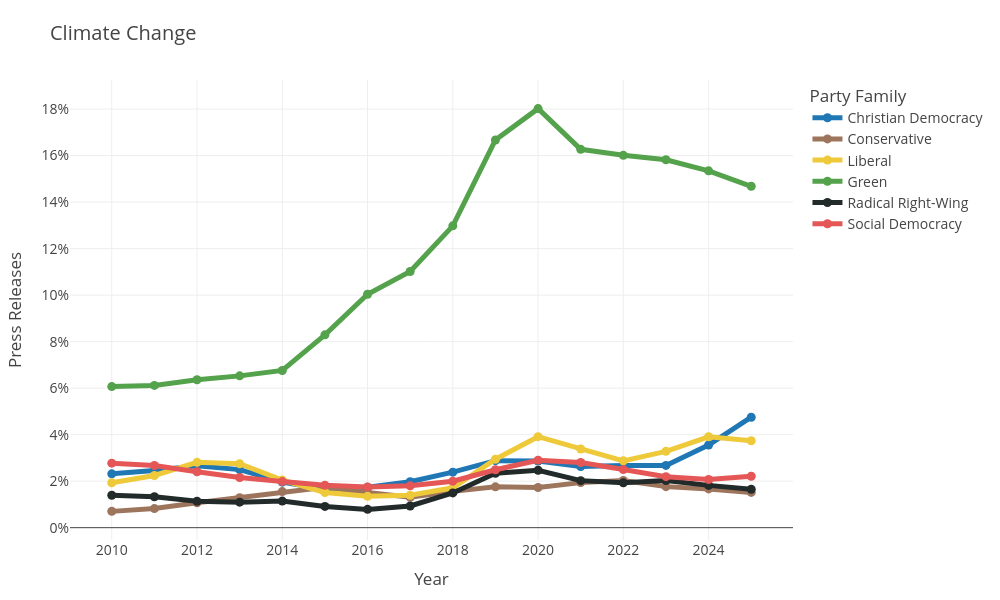
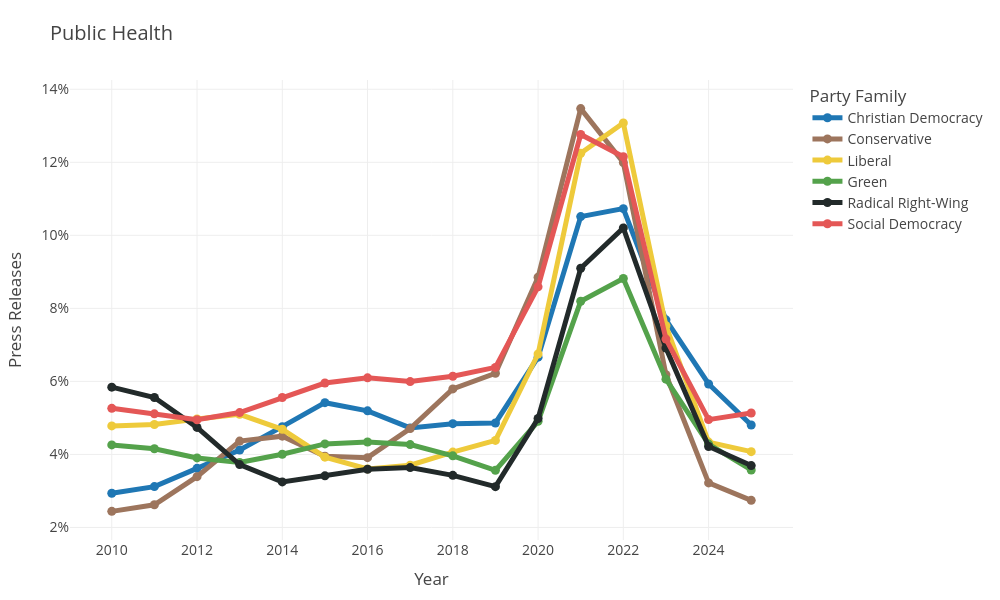
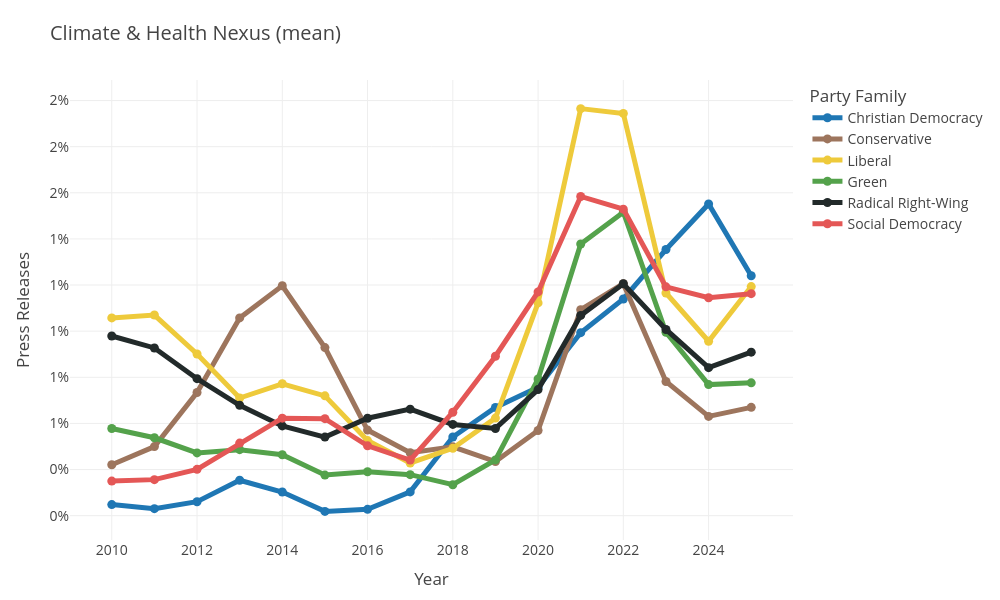
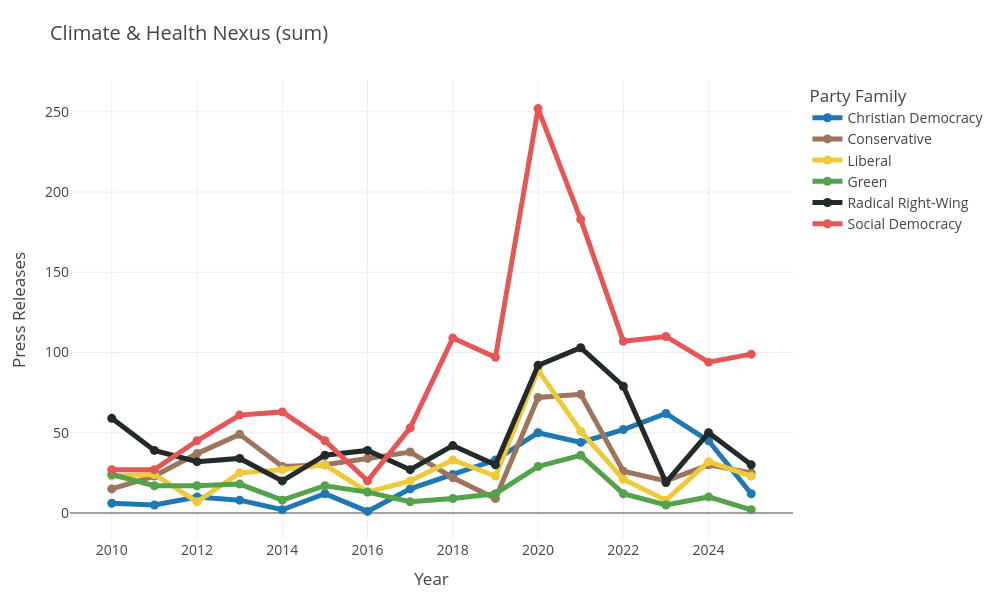

Write notebook code for charts like these, in order.
### Code cell
# Generate individual subplot figures as separate PDFs

subplot_configs = {
    'environment_climate_issue1_mean': {
        'title': 'Climate Change',
        'filename': 'indicator_5_3_3_climate_change.pdf',
        'format_pct': True
    },
    'healthcare_issue1_mean': {
        'title': 'Public Health',
        'filename': 'indicator_5_3_3_public_health.pdf',
        'format_pct': True
    },
    'climate_health_mean': {
        'title': 'Climate & Health Nexus (mean)',
        'filename': 'indicator_5_3_3_nexus_mean.pdf',
        'format_pct': True
    },
    'climate_health_sum': {
        'title': 'Climate & Health Nexus (sum)',
        'filename': 'indicator_5_3_3_nexus_sum.pdf',
        'format_pct': False
    }
}

def create_single_subplot(df, col, config, save_path, party_colors=party_colors):
    """Create a single subplot figure and save it as PDF."""
    
    fig = go.Figure()
    
    for party_family in party_colors.keys():
        subset = df[df['party_family'] == party_family].copy()
        
        # Smooth rate/percentage columns only — integer counts must not be smoothed
        if col not in COUNT_COLS:
            subset[col] = subset[col].rolling(window=2, min_periods=1).mean()
            subset[col] = subset[col].rolling(window=2, min_periods=1).mean()
        
        fig.add_trace(go.Scatter(
            x=subset['year'],
            y=subset[col],
            mode='lines+markers',
            name=party_family,
            line=dict(color=party_colors[party_family], width=5),
        ))
    
    # Update layout
    fig.update_layout(
        title=config['title'],
        xaxis_title='Year',
        yaxis_title='Press Releases',
        title_x=0.05,
        legend_title='Party Family',
        hovermode='x unified',
        width=1000,
        height=600,
        template='presentation',
        font=dict(size=14),
        margin=dict(l=70, r=50, t=80, b=60)
    )
    
    # Format y-axis as percentage if needed
    if config['format_pct']:
        fig.update_yaxes(tickformat=".0%")
    
    # Save figure
    fig.write_image(save_path, scale=5)
    print(f"Saved: {save_path}")
    fig.show()

# Generate each individual subplot
for col, config in subplot_configs.items():
    save_path = f"../appendix/{config['filename']}"
    create_single_subplot(df, col, config, save_path, party_colors)

### Figure 1 — Plotly figure (JSON) as saved in the notebook; plotly's stock layout.template omitted (floating-point values rounded to 4 significant figures)
{"data": [{"line": {"color": "#1f77b4", "width": 5}, "mode": "lines+markers", "name": "Christian Democracy", "type": "scatter", "x": [2010.0, 2011.0, 2012.0, 2013.0, 2014.0, 2015.0, 2016.0, 2017.0, 2018.0, 2019.0, 2020.0, 2021.0, 2022.0, 2023.0, 2024.0, 2025.0], "y": [0.02316, 0.02457, 0.02667, 0.02496, 0.01958, 0.01642, 0.0174, 0.01977, 0.02389, 0.02882, 0.02867, 0.02632, 0.0267, 0.02678, 0.03557, 0.0475]}, {"line": {"color": "#9D755D", "width": 5}, "mode": "lines+markers", "name": "Conservative", "type": "scatter", "x": [2010.0, 2011.0, 2012.0, 2013.0, 2014.0, 2015.0, 2016.0, 2017.0, 2018.0, 2019.0, 2020.0, 2021.0, 2022.0, 2023.0, 2024.0, 2025.0], "y": [0.007013, 0.008218, 0.0107, 0.0129, 0.01552, 0.01733, 0.01516, 0.01309, 0.01562, 0.01756, 0.01727, 0.01938, 0.02029, 0.01765, 0.01667, 0.01516]}, {"line": {"color": "#EECA3B", "width": 5}, "mode": "lines+markers", "name": "Liberal", "type": "scatter", "x": [2010.0, 2011.0, 2012.0, 2013.0, 2014.0, 2015.0, 2016.0, 2017.0, 2018.0, 2019.0, 2020.0, 2021.0, 2022.0, 2023.0, 2024.0, 2025.0], "y": [0.01931, 0.02244, 0.02811, 0.0275, 0.02047, 0.01513, 0.01349, 0.01393, 0.01716, 0.02943, 0.03913, 0.03384, 0.02873, 0.03282, 0.03908, 0.03737]}, {"line": {"color": "#54A24B", "width": 5}, "mode": "lines+markers", "name": "Green", "type": "scatter", "x": [2010.0, 2011.0, 2012.0, 2013.0, 2014.0, 2015.0, 2016.0, 2017.0, 2018.0, 2019.0, 2020.0, 2021.0, 2022.0, 2023.0, 2024.0, 2025.0], "y": [0.06066, 0.06116, 0.06362, 0.06528, 0.06761, 0.08292, 0.1004, 0.1102, 0.1298, 0.1667, 0.1802, 0.1627, 0.1601, 0.1582, 0.1534, 0.1468]}, {"line": {"color": "#222A2A", "width": 5}, "mode": "lines+markers", "name": "Radical Right-Wing", "type": "scatter", "x": [2010.0, 2011.0, 2012.0, 2013.0, 2014.0, 2015.0, 2016.0, 2017.0, 2018.0, 2019.0, 2020.0, 2021.0, 2022.0, 2023.0, 2024.0, 2025.0], "y": [0.01394, 0.01332, 0.01137, 0.01099, 0.01143, 0.009146, 0.007876, 0.009337, 0.01495, 0.02338, 0.02471, 0.02023, 0.0193, 0.02025, 0.01818, 0.01651]}, {"line": {"color": "#E45756", "width": 5}, "mode": "lines+markers", "name": "Social Democracy", "type": "scatter", "x": [2010.0, 2011.0, 2012.0, 2013.0, 2014.0, 2015.0, 2016.0, 2017.0, 2018.0, 2019.0, 2020.0, 2021.0, 2022.0, 2023.0, 2024.0, 2025.0], "y": [0.02773, 0.02675, 0.02405, 0.02156, 0.01983, 0.01823, 0.01752, 0.01801, 0.02, 0.02492, 0.02902, 0.02804, 0.02499, 0.02193, 0.02073, 0.02209]}], "layout": {"font": {"size": 14}, "height": 600, "hovermode": "x unified", "legend": {"title": {"text": "Party Family"}}, "margin": {"b": 60, "l": 70, "r": 50, "t": 80}, "title": {"text": "Climate Change", "x": 0.05}, "width": 1000, "xaxis": {"title": {"text": "Year"}}, "yaxis": {"tickformat": ".0%", "title": {"text": "Press Releases"}}}}

### Figure 2 — Plotly figure (JSON) as saved in the notebook; plotly's stock layout.template omitted (floating-point values rounded to 4 significant figures)
{"data": [{"line": {"color": "#1f77b4", "width": 5}, "mode": "lines+markers", "name": "Christian Democracy", "type": "scatter", "x": [2010.0, 2011.0, 2012.0, 2013.0, 2014.0, 2015.0, 2016.0, 2017.0, 2018.0, 2019.0, 2020.0, 2021.0, 2022.0, 2023.0, 2024.0, 2025.0], "y": [0.02936, 0.03118, 0.03619, 0.0412, 0.0476, 0.05417, 0.05194, 0.04726, 0.04842, 0.04861, 0.06664, 0.1051, 0.1073, 0.07685, 0.0593, 0.04804]}, {"line": {"color": "#9D755D", "width": 5}, "mode": "lines+markers", "name": "Conservative", "type": "scatter", "x": [2010.0, 2011.0, 2012.0, 2013.0, 2014.0, 2015.0, 2016.0, 2017.0, 2018.0, 2019.0, 2020.0, 2021.0, 2022.0, 2023.0, 2024.0, 2025.0], "y": [0.0244, 0.02622, 0.03392, 0.04366, 0.045, 0.03949, 0.03912, 0.04708, 0.05793, 0.06222, 0.08853, 0.1347, 0.1199, 0.06184, 0.03219, 0.02743]}, {"line": {"color": "#EECA3B", "width": 5}, "mode": "lines+markers", "name": "Liberal", "type": "scatter", "x": [2010.0, 2011.0, 2012.0, 2013.0, 2014.0, 2015.0, 2016.0, 2017.0, 2018.0, 2019.0, 2020.0, 2021.0, 2022.0, 2023.0, 2024.0, 2025.0], "y": [0.04782, 0.0482, 0.0497, 0.05098, 0.04688, 0.03925, 0.03603, 0.03706, 0.04064, 0.04384, 0.0675, 0.1225, 0.1308, 0.07523, 0.04338, 0.04075]}, {"line": {"color": "#54A24B", "width": 5}, "mode": "lines+markers", "name": "Green", "type": "scatter", "x": [2010.0, 2011.0, 2012.0, 2013.0, 2014.0, 2015.0, 2016.0, 2017.0, 2018.0, 2019.0, 2020.0, 2021.0, 2022.0, 2023.0, 2024.0, 2025.0], "y": [0.04261, 0.04154, 0.03904, 0.0378, 0.04006, 0.04288, 0.0434, 0.04269, 0.03961, 0.03565, 0.04905, 0.08194, 0.08819, 0.06061, 0.04284, 0.03575]}, {"line": {"color": "#222A2A", "width": 5}, "mode": "lines+markers", "name": "Radical Right-Wing", "type": "scatter", "x": [2010.0, 2011.0, 2012.0, 2013.0, 2014.0, 2015.0, 2016.0, 2017.0, 2018.0, 2019.0, 2020.0, 2021.0, 2022.0, 2023.0, 2024.0, 2025.0], "y": [0.05841, 0.05558, 0.04739, 0.03723, 0.03247, 0.03413, 0.03595, 0.0364, 0.03427, 0.03118, 0.04985, 0.09098, 0.102, 0.06915, 0.04217, 0.03695]}, {"line": {"color": "#E45756", "width": 5}, "mode": "lines+markers", "name": "Social Democracy", "type": "scatter", "x": [2010.0, 2011.0, 2012.0, 2013.0, 2014.0, 2015.0, 2016.0, 2017.0, 2018.0, 2019.0, 2020.0, 2021.0, 2022.0, 2023.0, 2024.0, 2025.0], "y": [0.05262, 0.05111, 0.04949, 0.05146, 0.05559, 0.05954, 0.06097, 0.05995, 0.06139, 0.06383, 0.08589, 0.1276, 0.1215, 0.07159, 0.04953, 0.05134]}], "layout": {"font": {"size": 14}, "height": 600, "hovermode": "x unified", "legend": {"title": {"text": "Party Family"}}, "margin": {"b": 60, "l": 70, "r": 50, "t": 80}, "title": {"text": "Public Health", "x": 0.05}, "width": 1000, "xaxis": {"title": {"text": "Year"}}, "yaxis": {"tickformat": ".0%", "title": {"text": "Press Releases"}}}}

### Figure 3 — Plotly figure (JSON) as saved in the notebook; plotly's stock layout.template omitted (floating-point values rounded to 4 significant figures)
{"data": [{"line": {"color": "#1f77b4", "width": 5}, "mode": "lines+markers", "name": "Christian Democracy", "type": "scatter", "x": [2010.0, 2011.0, 2012.0, 2013.0, 2014.0, 2015.0, 2016.0, 2017.0, 2018.0, 2019.0, 2020.0, 2021.0, 2022.0, 2023.0, 2024.0, 2025.0], "y": [0.002481, 0.002306, 0.002606, 0.003535, 0.003026, 0.002187, 0.002276, 0.003031, 0.00541, 0.006695, 0.007572, 0.009935, 0.0114, 0.01354, 0.01552, 0.0124]}, {"line": {"color": "#9D755D", "width": 5}, "mode": "lines+markers", "name": "Conservative", "type": "scatter", "x": [2010.0, 2011.0, 2012.0, 2013.0, 2014.0, 2015.0, 2016.0, 2017.0, 2018.0, 2019.0, 2020.0, 2021.0, 2022.0, 2023.0, 2024.0, 2025.0], "y": [0.004208, 0.004995, 0.007339, 0.01057, 0.01197, 0.009289, 0.005711, 0.004727, 0.004986, 0.004349, 0.005695, 0.01093, 0.01206, 0.007817, 0.006304, 0.006696]}, {"line": {"color": "#EECA3B", "width": 5}, "mode": "lines+markers", "name": "Liberal", "type": "scatter", "x": [2010.0, 2011.0, 2012.0, 2013.0, 2014.0, 2015.0, 2016.0, 2017.0, 2018.0, 2019.0, 2020.0, 2021.0, 2022.0, 2023.0, 2024.0, 2025.0], "y": [0.01057, 0.0107, 0.00901, 0.007102, 0.007719, 0.007195, 0.005257, 0.004286, 0.00492, 0.006231, 0.01122, 0.01965, 0.01944, 0.01166, 0.009564, 0.01193]}, {"line": {"color": "#54A24B", "width": 5}, "mode": "lines+markers", "name": "Green", "type": "scatter", "x": [2010.0, 2011.0, 2012.0, 2013.0, 2014.0, 2015.0, 2016.0, 2017.0, 2018.0, 2019.0, 2020.0, 2021.0, 2022.0, 2023.0, 2024.0, 2025.0], "y": [0.005778, 0.005377, 0.004721, 0.004861, 0.004642, 0.003761, 0.003903, 0.003779, 0.003343, 0.004418, 0.007928, 0.01378, 0.01516, 0.009951, 0.007683, 0.00776]}, {"line": {"color": "#222A2A", "width": 5}, "mode": "lines+markers", "name": "Radical Right-Wing", "type": "scatter", "x": [2010.0, 2011.0, 2012.0, 2013.0, 2014.0, 2015.0, 2016.0, 2017.0, 2018.0, 2019.0, 2020.0, 2021.0, 2022.0, 2023.0, 2024.0, 2025.0], "y": [0.009791, 0.009272, 0.00794, 0.006787, 0.005892, 0.005409, 0.006225, 0.006619, 0.005956, 0.005781, 0.007466, 0.01068, 0.01205, 0.01007, 0.008417, 0.009091]}, {"line": {"color": "#E45756", "width": 5}, "mode": "lines+markers", "name": "Social Democracy", "type": "scatter", "x": [2010.0, 2011.0, 2012.0, 2013.0, 2014.0, 2015.0, 2016.0, 2017.0, 2018.0, 2019.0, 2020.0, 2021.0, 2022.0, 2023.0, 2024.0, 2025.0], "y": [0.003499, 0.003563, 0.004009, 0.005148, 0.006229, 0.006207, 0.005028, 0.004412, 0.006486, 0.008914, 0.0117, 0.01584, 0.01529, 0.01192, 0.01145, 0.01163]}], "layout": {"font": {"size": 14}, "height": 600, "hovermode": "x unified", "legend": {"title": {"text": "Party Family"}}, "margin": {"b": 60, "l": 70, "r": 50, "t": 80}, "title": {"text": "Climate & Health Nexus (mean)", "x": 0.05}, "width": 1000, "xaxis": {"title": {"text": "Year"}}, "yaxis": {"tickformat": ".0%", "title": {"text": "Press Releases"}}}}

### Figure 4 — Plotly figure (JSON) as saved in the notebook; plotly's stock layout.template omitted (floating-point values rounded to 4 significant figures)
{"data": [{"line": {"color": "#1f77b4", "width": 5}, "mode": "lines+markers", "name": "Christian Democracy", "type": "scatter", "x": [2010.0, 2011.0, 2012.0, 2013.0, 2014.0, 2015.0, 2016.0, 2017.0, 2018.0, 2019.0, 2020.0, 2021.0, 2022.0, 2023.0, 2024.0, 2025.0], "y": [6, 5, 10, 8, 2, 12, 1, 15, 24, 33, 50, 44, 52, 62, 45, 12]}, {"line": {"color": "#9D755D", "width": 5}, "mode": "lines+markers", "name": "Conservative", "type": "scatter", "x": [2010.0, 2011.0, 2012.0, 2013.0, 2014.0, 2015.0, 2016.0, 2017.0, 2018.0, 2019.0, 2020.0, 2021.0, 2022.0, 2023.0, 2024.0, 2025.0], "y": [15, 23, 37, 49, 29, 30, 34, 38, 22, 9, 72, 74, 26, 20, 30, 25]}, {"line": {"color": "#EECA3B", "width": 5}, "mode": "lines+markers", "name": "Liberal", "type": "scatter", "x": [2010.0, 2011.0, 2012.0, 2013.0, 2014.0, 2015.0, 2016.0, 2017.0, 2018.0, 2019.0, 2020.0, 2021.0, 2022.0, 2023.0, 2024.0, 2025.0], "y": [23, 24, 7, 25, 27, 30, 13, 20, 33, 23, 89, 51, 21, 8, 32, 23]}, {"line": {"color": "#54A24B", "width": 5}, "mode": "lines+markers", "name": "Green", "type": "scatter", "x": [2010.0, 2011.0, 2012.0, 2013.0, 2014.0, 2015.0, 2016.0, 2017.0, 2018.0, 2019.0, 2020.0, 2021.0, 2022.0, 2023.0, 2024.0, 2025.0], "y": [24, 17, 17, 18, 8, 17, 13, 7, 9, 12, 29, 36, 12, 5, 10, 2]}, {"line": {"color": "#222A2A", "width": 5}, "mode": "lines+markers", "name": "Radical Right-Wing", "type": "scatter", "x": [2010.0, 2011.0, 2012.0, 2013.0, 2014.0, 2015.0, 2016.0, 2017.0, 2018.0, 2019.0, 2020.0, 2021.0, 2022.0, 2023.0, 2024.0, 2025.0], "y": [59, 39, 32, 34, 20, 36, 39, 27, 42, 30, 92, 103, 79, 19, 50, 30]}, {"line": {"color": "#E45756", "width": 5}, "mode": "lines+markers", "name": "Social Democracy", "type": "scatter", "x": [2010.0, 2011.0, 2012.0, 2013.0, 2014.0, 2015.0, 2016.0, 2017.0, 2018.0, 2019.0, 2020.0, 2021.0, 2022.0, 2023.0, 2024.0, 2025.0], "y": [27, 27, 45, 61, 63, 45, 20, 53, 109, 97, 252, 183, 107, 110, 94, 99]}], "layout": {"font": {"size": 14}, "height": 600, "hovermode": "x unified", "legend": {"title": {"text": "Party Family"}}, "margin": {"b": 60, "l": 70, "r": 50, "t": 80}, "title": {"text": "Climate & Health Nexus (sum)", "x": 0.05}, "width": 1000, "xaxis": {"title": {"text": "Year"}}, "yaxis": {"title": {"text": "Press Releases"}}}}
